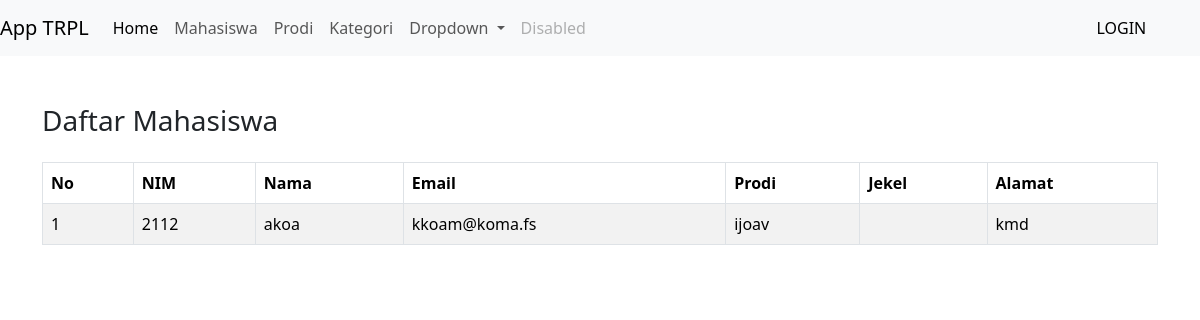
Page /?p=mhs on the committed database.
### tables this page shows
CREATE TABLE `mahasiswa` (
  `nim` varchar(10) NOT NULL,
  `nama` varchar(50) NOT NULL,
  `tanggal_lahir` date NOT NULL,
  `jenis_kelamin` enum('L','P') NOT NULL,
  `email` varchar(50) NOT NULL,
  `alamat` varchar(100) NOT NULL,
  `prodi_id` int(11) NOT NULL,
  `hobi` varchar(50) NOT NULL
);

CREATE TABLE `prodi` (
  `id` int(11) NOT NULL,
  `nama_prodi` varchar(50) NOT NULL,
  `jenjang_studi` char(2) NOT NULL,
  `keterangan` varchar(100) NOT NULL
);

### mahasiswa.php (the view, shortened to what this page needs)
<?php
    $aksi = isset($_GET['aksi']) ? $_GET['aksi'] : 'list';
    switch ($aksi) {
        case 'list':
?>
    <h3 class="mb-4">Daftar Mahasiswa</h3>
        <table class="table table-bordered table-striped" id="example">
           <thead>
            <tr>
                <th>No</th>
                <th>NIM</th>
                <th>Nama</th>
                <th>Email</th>
                <th>Prodi</th>
                <th>Jekel</th>
                <th>Alamat</th>
            </tr>
        </thead>
            <?php
                include('koneksi.php');
                $getData = mysqli_query($db,"SELECT * FROM mahasiswa JOIN prodi ON mahasiswa.prodi_id = prodi.id");
                $no = 1;
                while($arrData = mysqli_fetch_array($getData)){
            ?>
           <tbody>
           <tr>
                <td><?= $no ?></td>
                <td><?= $arrData['nim'] ?></td>
                <td><?= $arrData['nama'] ?></td>
                <td><?= $arrData['email'] ?></td>
                <td><?= $arrData['nama_prodi'] ?></td>
                <td><?= $arrData['jk'] ?></td>
                <td><?= $arrData['alamat'] ?></td>
            </tr>
            </tbody>
        <?php
            $no++;
            }
        ?>
    </table>
    </div>
<?php
        break;
    }
?>

### rows in the picture
mahasiswa: nim "2112", nama "akoa", email "kkoam@koma.fs", prodi.nama_prodi "ijoav", alamat "kmd"
